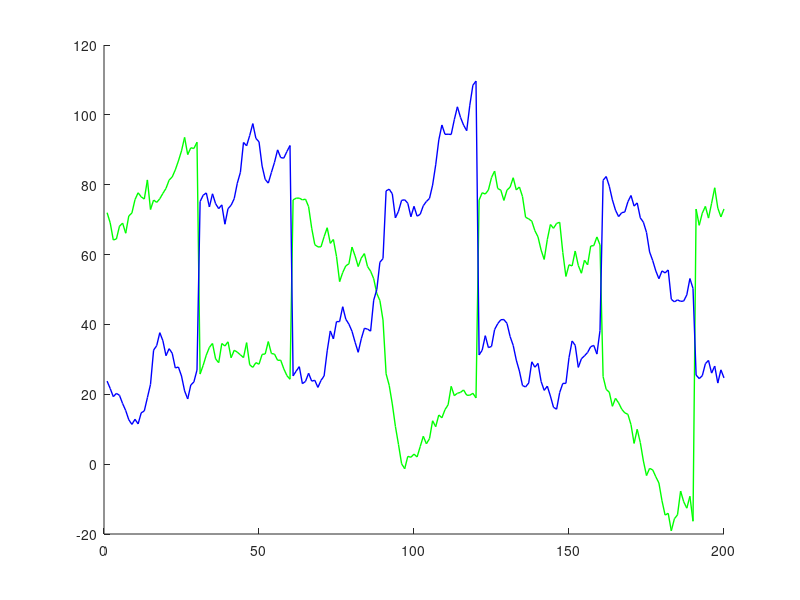

Source code (MATLAB): (Note: this script raises an error after producing the figure.)
clear;clc; close all
high=75;low=25;scale=3.5;
A=[];B=[];cor=30;
R1=cor+(randi(2)-1)*10+1;
R2=R1+cor+(randi(2)-1)*10;
R3=R2+cor+(randi(2)-1)*10;
R4=R3+cor+(randi(2)-1)*10;
R5=R4+cor+(randi(2)-1)*10;
R6=R5+cor+(randi(2)-1)*10;
a=high;Num=200;b=low;
bBox=zeros(1,Num);
for i=1:Num
    if i==R1
       a=low;b=high; 
    end
    if i==R2
        a=high;b=low; 
    end
    if i==R3
       a=low;b=high; 
    end
    if i==R4 
       a=high;b=low; 
    end
    if i==R5 
       a=low;b=high; 
    end
    if i==R6 
       a=high;b=low; 
    end

    a=a+randn*scale;b=b+randn*scale;
    if a>=100
        a=200-a;
    end
    if b<=0
        b=-b;
    end
    aBox(i)=a;
    bBox(i)=b;
end
A=[A;aBox];B=[B;bBox];
hold on
plot(A,'-g','LineWidth',1)
plot(B,'-b','LineWidth',1)
ax=gca;ax.LineWidth=1;ax.FontName='TimesNewRoman';ax.FontWeight='bold';ax.Box='off';ax.TickDir = 'out';
ylabel('mean payoff');xlabel('trial');ylim([0 100]);xticks([1 R1 R2 R3 R4 R5 R6]-1);xlim([0 Num]);
set(gcf,'unit','normalized','Position',[0.1,0.1,0.6,0.3])

